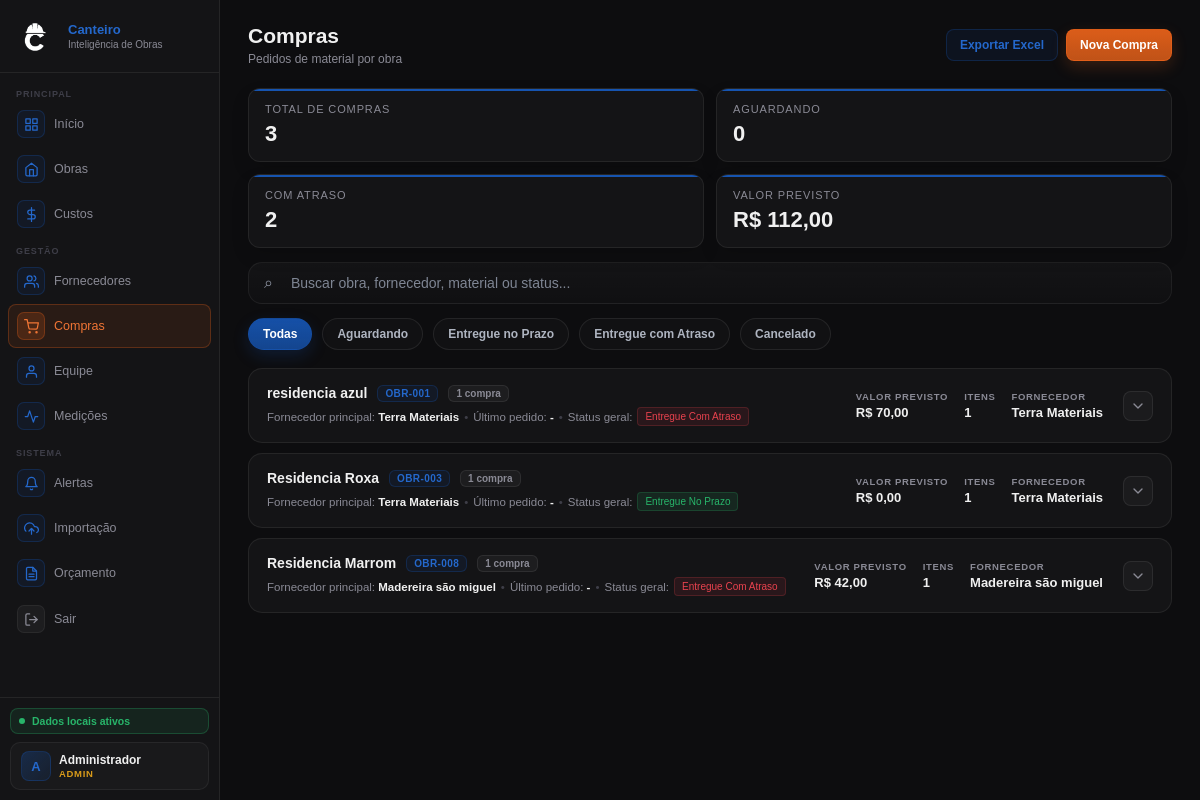
The page /compras (signed in) on the database as committed earlier.
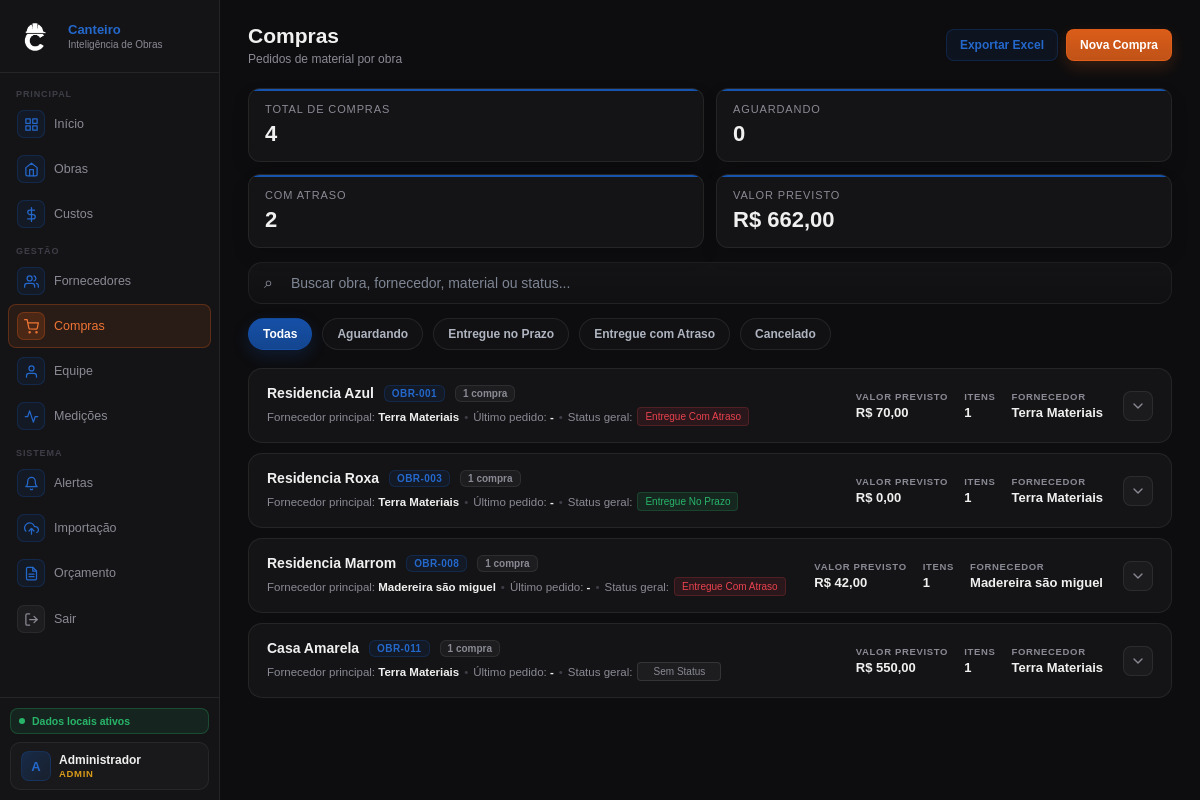
The same page on the database as committed later.
### tables this page shows
CREATE TABLE obras (
    id INTEGER PRIMARY KEY AUTOINCREMENT,
    codigo TEXT NOT NULL UNIQUE,
    nome TEXT NOT NULL,
    endereco TEXT,
    tipologia TEXT,
    area_m2 REAL,
    data_inicio TEXT,
    data_fim_prevista TEXT,
    orcamento REAL DEFAULT 0,
    receita_total REAL DEFAULT 0,
    progresso_percentual REAL DEFAULT 0,
    status TEXT NOT NULL DEFAULT 'planejamento',
    criado_em TIMESTAMP DEFAULT CURRENT_TIMESTAMP
, tipo_obra TEXT NOT NULL DEFAULT 'contrato', token_publico TEXT, fase_obra TEXT, observacao_responsavel TEXT, foto_capa TEXT);

CREATE TABLE compras (
    id INTEGER PRIMARY KEY AUTOINCREMENT,
    obra_id INTEGER NOT NULL,
    fornecedor_id INTEGER,
    material TEXT NOT NULL,
    data_pedido TEXT,
    data_entrega_prevista TEXT,
    quantidade REAL DEFAULT 0,
    valor_unitario REAL DEFAULT 0,
    status TEXT,
    observacao TEXT,
    FOREIGN KEY (obra_id) REFERENCES obras(id),
    FOREIGN KEY (fornecedor_id) REFERENCES fornecedores(id)
);

CREATE TABLE fornecedores (
    id INTEGER PRIMARY KEY AUTOINCREMENT,
    codigo TEXT NOT NULL UNIQUE,
    nome TEXT NOT NULL,
    categoria TEXT,
    contato TEXT,
    documento TEXT,
    prazo_medio INTEGER DEFAULT 0,
    nota_qualidade REAL DEFAULT 0,
    nota_preco REAL DEFAULT 0,
    nota_prazo REAL DEFAULT 0,
    observacao TEXT
);

### routes/compras_routes.py (the view)
@compras_bp.route("/compras")
def compras():
    if not usuario_logado() or not eh_leitura():
        return redirect(url_for("auth_bp.login"))
    lista_compras = query_all("""
        SELECT c.*, o.codigo AS codigo_obra, o.nome AS nome_obra,
               f.codigo AS codigo_fornecedor, f.nome AS nome_fornecedor
        FROM compras c
        JOIN obras o ON c.obra_id = o.id
        LEFT JOIN fornecedores f ON c.fornecedor_id = f.id
        ORDER BY c.id DESC
    """)
    obras = query_all("SELECT * FROM obras ORDER BY nome ASC")
    fornecedores = query_all("SELECT * FROM fornecedores ORDER BY nome ASC")
    return render_template(
        "compras.html",
        compras=lista_compras,
        obras=obras,
        fornecedores=fornecedores
    )

### app.py (called while the page is built)
@app.context_processor
def inject_helpers():
    return dict(
        formatar_moeda=formatar_moeda,
        calcular_media_fornecedor=calcular_media_fornecedor,
        formatar_tipo_obra=formatar_tipo_obra,
        eh_admin=eh_admin,
        eh_gestor=eh_gestor,
        eh_leitura=eh_leitura,
        usuario_perfil=usuario_perfil,
    )

### auth.py (called while the page is built)
def usuario_logado():
    return "usuario_id" in session

def usuario_perfil():
    return session.get("usuario_perfil", "")

def eh_admin():
    return usuario_perfil() == "admin"

def eh_gestor():
    return usuario_perfil() in ["admin", "gestor"]

def eh_leitura():
    return usuario_perfil() in ["admin", "gestor", "leitura"]

### database.py (called while the page is built)
def get_connection():
    conn = sqlite3.connect(DB_PATH)
    conn.row_factory = sqlite3.Row
    return conn

def query_all(sql, params=()):
    conn = get_connection()
    cursor = conn.execute(sql, params)
    rows = cursor.fetchall()
    conn.close()
    return rows

### utils.py (called while the page is built)
def formatar_moeda(valor):
    if valor is None:
        valor = 0
    return f"R$ {valor:,.2f}".replace(",", "X").replace(".", ",").replace("X", ".")

### templates/compras.html (shortened to what the changed rows need)
{% extends "base.html" %}
{% block content %}
{% set resumo = namespace(total=compras|length, aguardando=0, no_prazo=0, atraso=0, cancelado=0, valor_total=0) %}
{% for compra in compras %}
{% set status_compra = (compra.status or '') %}
{% if status_compra == 'Aguardando' %}
{% set resumo.aguardando = resumo.aguardando + 1 %}
{% elif status_compra == 'Entregue no Prazo' %}
{% set resumo.no_prazo = resumo.no_prazo + 1 %}
{% elif status_compra == 'Entregue com Atraso' %}
{% set resumo.atraso = resumo.atraso + 1 %}
{% elif status_compra == 'Cancelado' %}
{% set resumo.cancelado = resumo.cancelado + 1 %}
{% endif %}
{% set resumo.valor_total = resumo.valor_total + ((compra.quantidade or 0) * (compra.valor_unitario or 0)) %}
{% endfor %}
<div class="hdr">
    <div>
        <h1>Compras</h1>
    </div>
</div>
<div class="quick-strip compras-quick-strip">
    <div class="quick-item">
        <div class="quick-label">Total de compras</div>
        <div class="quick-value">{{ resumo.total }}</div>
    </div>
    <div class="quick-item">
        <div class="quick-label">Valor previsto</div>
        <div class="quick-value">{{ formatar_moeda(resumo.valor_total) }}</div>
    </div>
</div>
<div class="compras-obras-list" id="comprasObrasList">
    {% for grupo in compras|groupby('codigo_obra') %}
    {% set itens = grupo.list %}
    {% set cab = itens[0] %}
    {% set obra = namespace(valor_previsto=0, ultima_data='', fornecedor_principal='-', status_text='',
    tem_aguardando=false, tem_atraso=false, tem_cancelado=false, tem_no_prazo=false) %}
    {% for item in itens %}
    {% set obra.valor_previsto = obra.valor_previsto + ((item.quantidade or 0) * (item.valor_unitario or 0)) %}
    {% if not obra.fornecedor_principal or obra.fornecedor_principal == '-' %}
    {% set obra.fornecedor_principal = item.nome_fornecedor or '-' %}
    {% endif %}
    {% if item.data_pedido and (obra.ultima_data == '' or item.data_pedido > obra.ultima_data) %}
    {% set obra.ultima_data = item.data_pedido %}
    {% endif %}
    {% if (item.status or '') == 'Aguardando' %}
    {% set obra.tem_aguardando = true %}
    {% elif (item.status or '') == 'Entregue com Atraso' %}
    {% set obra.tem_atraso = true %}
    {% elif (item.status or '') == 'Cancelado' %}
    {% set obra.tem_cancelado = true %}
    {% elif (item.status or '') == 'Entregue no Prazo' %}
    {% set obra.tem_no_prazo = true %}
    {% endif %}
    {% set obra.status_text = obra.status_text ~ ' ' ~ ((item.status or '')|lower) %}
    {% endfor %}
    {% if obra.tem_aguardando %}
    {% set status_resumo = 'Aguardando' %}
    {% set status_classe = 'compra-aguardando' %}
    {% elif obra.tem_atraso %}
    {% set status_resumo = 'Entregue com Atraso' %}
    {% set status_classe = 'compra-atraso' %}
    {% elif obra.tem_cancelado %}
    {% set status_resumo = 'Cancelado' %}
    {% set status_classe = 'compra-cancelado' %}
    {% elif obra.tem_no_prazo %}
    {% set status_resumo = 'Entregue no Prazo' %}
    {% set status_classe = 'compra-no-prazo' %}
    {% else %}
    {% set status_resumo = 'Sem status' %}
    {% set status_classe = 'compra-neutro' %}
    {% endif %}
    {% set busca_card = namespace(texto='') %}
    {% for item in itens %}
    {% set busca_card.texto = busca_card.texto ~ ' ' ~ ((item.nome_obra or '')|lower) ~ ' ' ~ ((item.codigo_obra or
    '')|lower) ~ ' ' ~ ((item.nome_fornecedor or '')|lower) ~ ' ' ~ ((item.material or '')|lower) ~ ' ' ~ ((item.status
    or '')|lower) ~ ' ' ~ ((item.observacao or '')|lower) %}
    {% endfor %}
    <div class="compra-obra-card" data-search="{{ busca_card.texto|trim }}" data-statuses="{{ obra.status_text|trim }}"
        data-obra="{{ (cab.nome_obra or '')|lower }}" data-codigo="{{ (cab.codigo_obra or '')|lower }}">
        <div class="compra-obra-main">
            <div class="compra-obra-identity">
                <div class="compra-obra-title-row">
                    <a href="{{ url_for('obras_bp.obra_detalhe', codigo=cab.codigo_obra) }}" class="compra-obra-nome">
                        {{ cab.nome_obra }}
                    </a>
                    <span class="compra-obra-codigo">{{ cab.codigo_obra }}</span>
                    <span class="compra-obra-count">{{ itens|length }} compra</span>
                </div>
                <div class="compra-obra-subtitle">
                    <span>Fornecedor principal: <strong>{{ obra.fornecedor_principal }}</strong></span>
                    <span class="compra-obra-dot">•</span>
                    <span>Último pedido: <strong>{{ obra.ultima_data or '-' }}</strong></span>
                    <span class="compra-obra-dot">•</span>
                    <span>Status geral:</span>
                    <span class="badge {{ status_classe }}">{{ status_resumo }}</span>
                </div>
            </div>
            <div class="compra-obra-kpis">
                <div class="compra-kv">
                    <span class="compra-kv-label">Valor previsto</span>
                    <span class="compra-kv-value">{{ formatar_moeda(obra.valor_previsto) }}</span>
                </div>
                <div class="compra-kv">
                    <span class="compra-kv-label">Itens</span>
                    <span class="compra-kv-value">{{ itens|length }}</span>
                </div>
                <div class="compra-kv">
                    <span class="compra-kv-label">Fornecedor</span>
                    <span class="compra-kv-value">{{ obra.fornecedor_principal }}</span>
                </div>
            </div>
            <div class="compra-obra-actions">
                <button type="button" class="compra-expand-btn" data-target="compraDetalhes{{ loop.index }}"
                    aria-label="Expandir compras da obra">
                    <svg width="16" height="16" viewBox="0 0 24 24" fill="none">
                        <path d="M6 9L12 15L18 9" stroke="currentColor" stroke-width="2" stroke-linecap="round"
                            stroke-linejoin="round" />
                    </svg>
                </button>
            </div>
        </div>
    </div>
    {% else %}
    <div class="compras-empty-state" id="comprasSemResultado">
        Nenhuma compra cadastrada ainda.
    </div>
    {% endfor %}
</div>
{% endblock %}

Rows that differ between the two databases and show on the page:
changed obras "OBR-001": nome_obra "residencia azul" → "Residencia Azul"
added compras: itens "1", {{ obra.fornecedor_principal }} "Terra Materiais", ultima_data "-", status_resumo "Sem Status", valor_previsto "R$ 550,00"
now on this page (row edited): obras: nome_obra "Casa Amarela", codigo_obra "OBR-011"
Other text that changed with them:
{{ resumo.total }}: "3" → "4"
text no longer shown: "R$ 112,00"
text now shown: "R$ 662,00"
